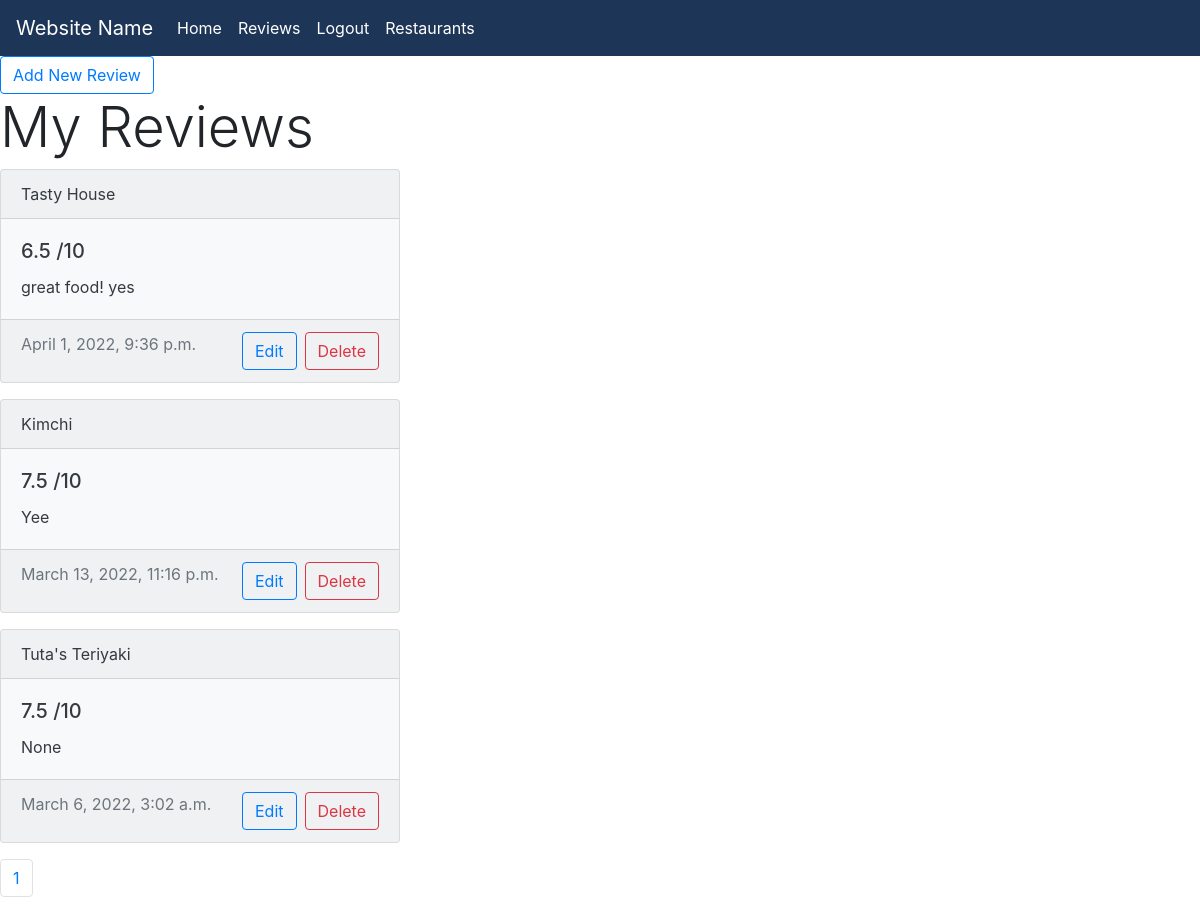
Before: /ratings (signed in) with the older database file.
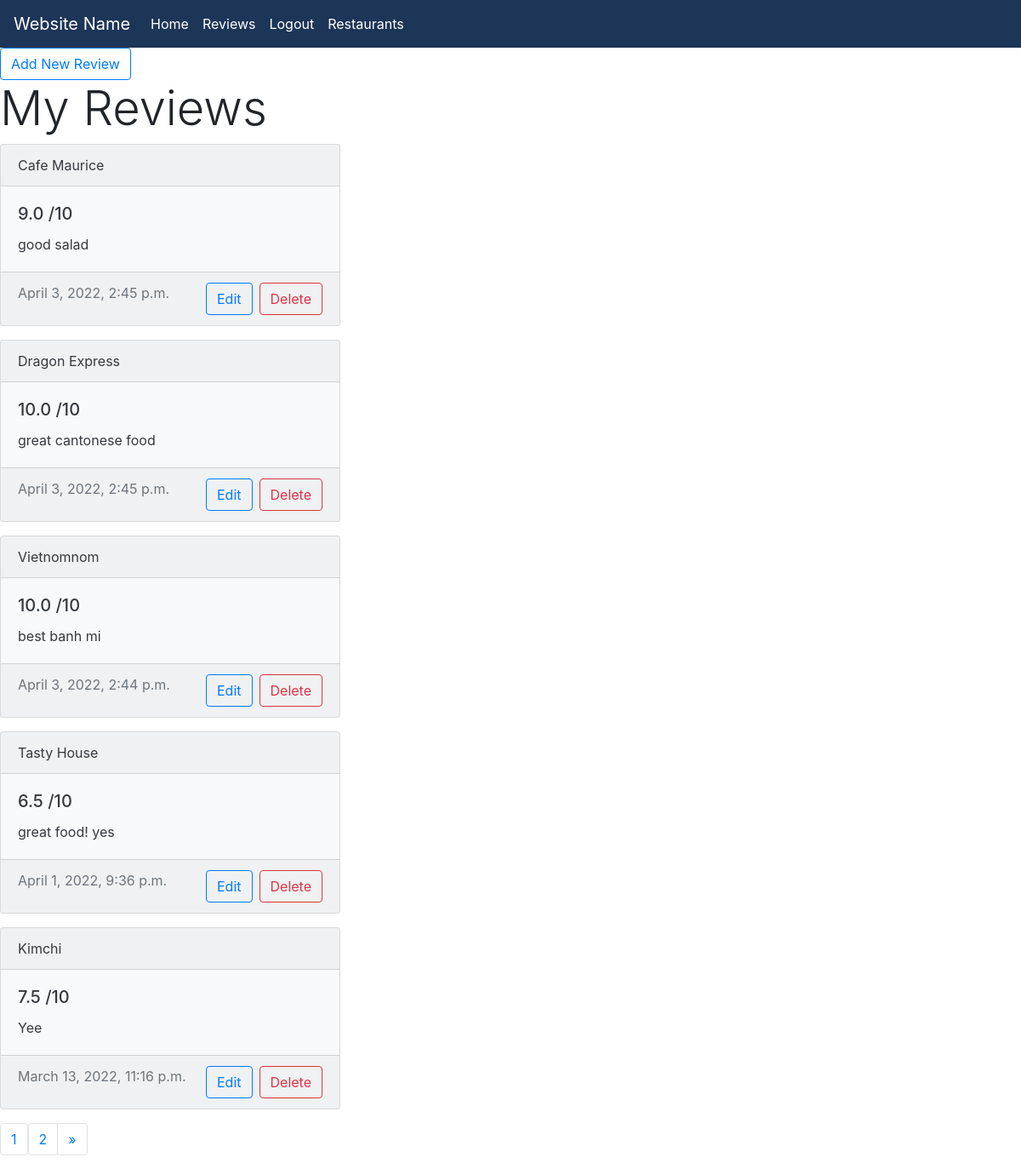
After: the same page with the newer database file.
### restaurants/models.py (models this page shows, shortened)
class Rating(models.Model):
    user = models.ForeignKey(
        User, on_delete=models.CASCADE, null=False)
    restaurant = models.ForeignKey(
        Restaurant, on_delete=models.CASCADE, null=False)
    rating = models.DecimalField(decimal_places=1, max_digits=3)
    review = models.TextField(null=True, blank=True)
    updated = models.DateTimeField(auto_now=True)
    created = models.DateTimeField(auto_now_add=True)
    class Meta:
        ordering = ['-updated', '-created']

class Restaurant(models.Model):
    name = models.CharField(max_length=100, null=False)
    type = models.CharField(max_length=50, null=True)
    class Meta:
        db_table = "restaurant"
    def __str__(self):
        return self.name

### restaurants/views.py (the view)
# urls.py: path("ratings", views.ratings, name="ratings"),
@login_required(login_url="login")
def ratings(request):
    user = request.user
    ratings = Rating.objects.filter(user=user).order_by('-updated')
    paginator = Paginator(ratings, 5)
    page_number = request.GET.get('page')
    page_obj = paginator.get_page(page_number)
    context = {'ratings': ratings, 'user': user, 'page_obj': page_obj}
    return render(request, "restaurants/ratings.html", context)

### restaurants/templates/restaurants/ratings.html (shortened to what this page needs)
{% extends 'restaurants/base.html' %}
{% block content %}
<a class="btn btn-outline-primary" href="{% url 'addrating' %}">Add New Review</a>
<h1 class="display-4">My Reviews</h1>
{% for rating in page_obj %}
        <div class="card text-dark bg-light mb-3" style="max-width: 25rem;">
          <div class="card-header">{{rating.restaurant}}</div>
            <div class="card-body">
              <h5 class="card-title">{{rating.rating}} /10</h5>
              <p class="card-text">{{rating.review}}</p>
            </div>
          <div class="card-footer text-muted">{{rating.updated}}
            <div class= "btn-toolbar float-right">
              <a class="btn btn-outline-primary mr-2" href="{% url 'update-rating' rating.id %}">Edit</a>
              <a class="btn btn-outline-danger" href="{% url 'delete-rating' rating.id %}">Delete</a>
            </div>
          </div>
        </div>
        {% empty %}
          <div class="alert alert-light" role="alert"> Oops! Looks like you haven't reviewed anything yet! :( </div>
{% endfor %}
<nav aria-label="Page navigation">
  <ul class="pagination">
      <span class="current"><li class="page-item"><a class="page-link" href="#">{{page_obj.number}}</a></li></span>
    {% if page_obj.has_next %}
    <span class="current"><li class="page-item"><a class="page-link" href="?page={{ page_obj.next_page_number }}">{{page_obj.next_page_number}}</a></li></span>
    <li class="page-item">
      <a class="page-link" href="?page={{ page_obj.next_page_number }}" aria-label="Next">
        <span aria-hidden="true">&raquo;</span>
      </a>
    </li>
    {% endif %}
  </ul>
</nav>
{% endblock %}

### restaurants/templates/restaurants/base.html (shortened to what this page needs)
<!DOCTYPE html>
<html>
    <head>
        <link rel="stylesheet" href="https://stackpath.bootstrapcdn.com/bootstrap/4.3.1/css/bootstrap.min.css">
        <link href="https://cdn.jsdelivr.net/npm/select2@4.1.0-rc.0/dist/css/select2.min.css" rel="stylesheet" />
    </head>
    <body>
        <nav class="navbar sticky-top navbar-expand-lg navbar-dark" style="background-color: #1d3557">
            <a class="navbar-brand" href="/">Website Name</a>
            <div class="collapse navbar-collapse" id="navbarNavDropdown">
                <ul class="navbar-nav">
                    <li class="nav-item">
                        <a class="nav-link active" href="/">Home</a>
                    </li>
                    {% if request.user.is_authenticated %}
                    <li class="nav-item">
                        <a class="nav-link active" href="{% url 'ratings' %}">Reviews</a>
                    </li>
                    <li class="nav-item">
                        <a class="nav-link active" href="{% url 'logout' %}">Logout</a>
                    </li>
                    {% else %}
                    <li class="nav-item">
                        <a class="nav-link active" href="{% url 'login' %}">Login</a>
                    </li>
                    {% endif %}
                    <li class="nav-item">
                        <a class="nav-link active" href="{% url 'restaurants' %}">Restaurants</a>
                    </li>
                </ul>
            </div>
        </nav>
        <div id="content", name="content">
            {% block content %}
            {% endblock %}
        </div>
    </body>
</html>

Changed rows visible on the page:
no longer on this page (row unchanged): Rating: restaurant "Tuta's Teriyaki", rating "7.5", review "None", updated "March 6, 2022, 3:02 a.m."
added Rating: restaurant "Cafe Maurice", rating "9.0", review "good salad", updated "April 3, 2022, 2:45 p.m."
added Rating: restaurant "Dragon Express", rating "10.0", review "great cantonese food", updated "April 3, 2022, 2:45 p.m."
added Rating: restaurant "Vietnomnom", rating "10.0", review "best banh mi", updated "April 3, 2022, 2:44 p.m."
Other visible differences:
{{ page_obj.next_page_number }}: (not shown) → "2"
